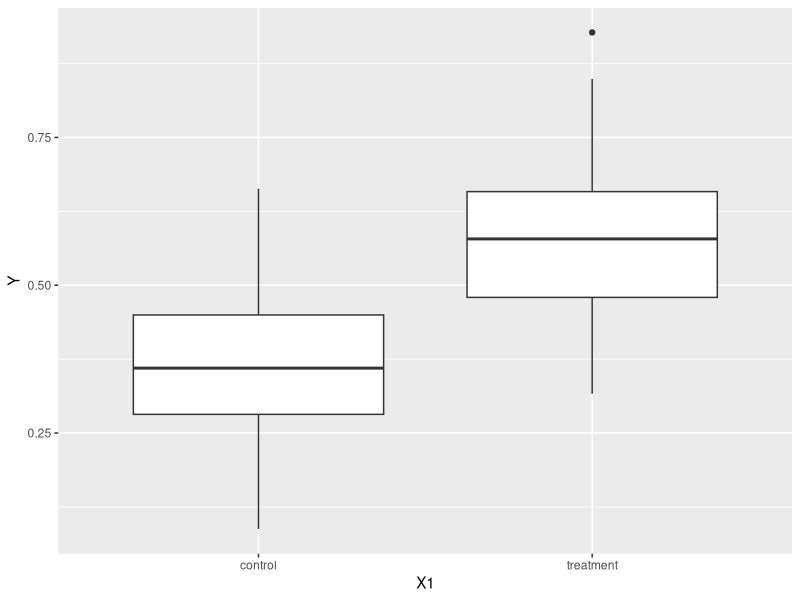
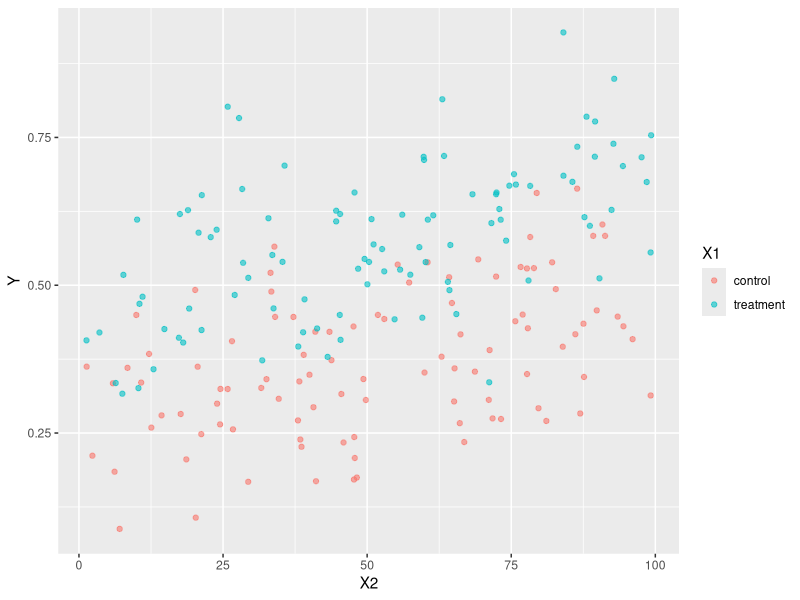

Generate these figures, in order, with R:
#  FWC 5584: Conservation Data Science
#  Advanced Data Simulation - linear models assuming various distributions
# =====================================================

library(tidyverse)
set.seed(1)  # make results reproducible

# ---- Choose sample size & structure ----
N <- 200                               # total rows
x1_levels <- c("control","treatment")  # levels for categorical X1
n_per <- N / length(x1_levels)
X1 <- rep(x1_levels, each = n_per)     # categorical predictor
X2 <- runif(N, 0, 100)                 # continuous predictor

# Optional grouping
use_group <- FALSE                      # set TRUE to run, FALSE to skip

if (use_group) {
  n_group <- 10
  group <- rep(1:n_group, length.out = N)
  group_effect <- rnorm(n = n_group, mean = 0, sd = 0.5)[group]
} else {
  group <- NA
  group_effect <- 0
}

# Helper: convert X1 to numeric effect (0/1)
x1_eff <- if_else(X1 == "treatment", 1, 0)

# =====================================================
#  PICK ONE RESPONSE FAMILY BELOW
# =====================================================

# ---- A) Continuous (Normal) ----
# parameters
beta0 <- 10     #intercept
beta1 <- 2      #coefficient for x1
beta2 <- 0.05   #coefficient for x2
sigma <- 1.5    #standard deviation

mu <- beta0 + beta1*x1_eff + beta2*X2 + group_effect

Y <- rnorm(n = N, mean = mu, sd = sigma)

# ---- B) Count (Poisson) ----
# parameters
beta0 <- 1.5 #intercept
beta1 <- 0.4 #coefficient for x1
beta2 <- 0.01 #coefficient for x2

eta <- beta0 + beta1*x1_eff + beta2*X2 + group_effect

Y <- rpois(n = N, lambda = exp(eta))

# ---- C) Binary (Bernoulli) ----
# parameters
beta0 <- -1
beta1 <- 1
beta2 <- 0.02

p <- plogis(beta0 + beta1*x1_eff + beta2*X2 + group_effect)

Y <- rbinom(n = N, size = 1, prob = p) #size = number of trials

# ---- D) Proportion (Beta) ----
# parameters
beta0 <- -1
beta1 <- 0.8
beta2 <- 0.01
phi <- 20

mu <- plogis(beta0 + beta1*x1_eff + beta2*X2 + group_effect)

a <- mu * phi
b <- (1 - mu) * phi

Y <- rbeta(n = N, shape1 = a, shape2 = b) #Beta distribution has two shape parameters

# =====================================================
#  Build tibble & explore
# =====================================================
sim <- tibble(X1, X2, group = factor(group), Y)

# Quick visual
ggplot(sim, aes(X1, Y)) + 
  geom_boxplot()

ggplot(sim, aes(X2, Y, color = X1)) + 
  geom_point(alpha = 0.6)

# Quick summaries
sim |> 
  summarise(mean_Y = mean(Y), sd_Y = sd(Y), n = n())

sim |> 
  group_by(X1) |> 
  summarise(mean_Y = mean(Y), n = n())

# =====================================================
#  Try changing beta values, sigma, or group_effect SD
# =====================================================
